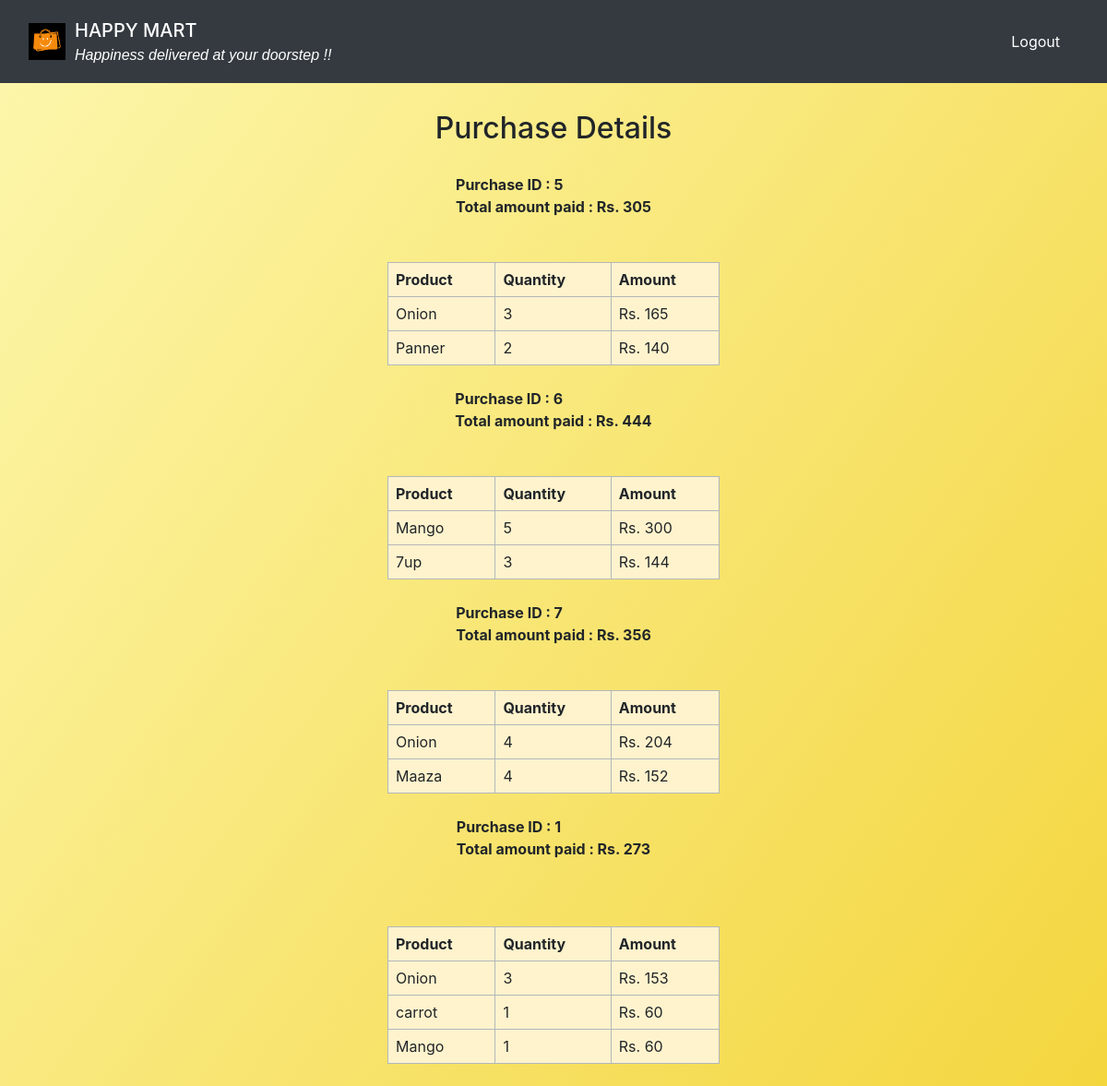
The app's page /profile/sri@123 with its own data.
### application/models.py (models this page shows, shortened)
class purchases(db.Model):
    __tablename__='purchases'
    id=db.Column(db.Integer,primary_key=True,autoincrement=True)
    purchase_id=db.Column(db.Integer,nullable=False)
    username=db.Column(db.String,db.ForeignKey('users.username'))
    product_id=db.Column(db.Integer,db.ForeignKey('products.product_id'))
    product_name=db.Column(db.String,db.ForeignKey('products.product_name'))
    section_id=db.Column(db.Integer,db.ForeignKey('sections.section_id'))
    price=db.Column(db.Integer,db.ForeignKey('products.price'))
    quantity=db.Column(db.Integer)
    amount=db.Column(db.Integer)

### application/controllers.py (the view)
@app.route('/profile/<username>')
def profile(username):
  u=db.session.query(purchases).filter(purchases.username == username).all()
  length=len(u)
  dict={}
  for i in u:
    if i.purchase_id in dict.keys():
      dict[i.purchase_id][1].append((i.product_name,i.quantity,i.price*i.quantity))
    else:
      dict[i.purchase_id]=[i.amount,[(i.product_name,i.quantity,i.price*i.quantity)]]
  return render_template('profile.html',username=username,purchase=dict,length=length)

### templates/profile.html (shortened to what this page needs)
<head>
    <link rel="stylesheet" href="style.css">
    <nav class="navbar navbar-dark bg-dark">
       <div class="container-fluid">
        <div class="logo-container">
          <div class="logo"><img src="../static/Happy Mart.png" alt="logo"></div>
      <span class="navbar-brand mb-0 h1">HAPPY MART <br>
          <div style="font-size: 16px; font-family: Arial, sans-serif;"><em>Happiness delivered at your doorstep !! </em></div></span>
      </div>
       <div class="m">
      <button class="navbar-button button-container"  onclick="window.location.href='/';">Logout</button>
    </div>
 </div>
   </nav>
<link rel="stylesheet" href="https://cdn.jsdelivr.net/npm/bootstrap@4.3.1/dist/css/bootstrap.min.css">
</head>
{%extends "index.html"%}
{%block content%}
</head>
<body >
<h2 style=" margin: 30px ; text-align: center;">Purchase Details</h2>
<div style="text-align: center;">
{% if length!=0 %}
{% for key in purchase %}
<div class="textalign">
<b>Purchase ID : {{key}}   <br>   Total amount paid : Rs. {{purchase[key][0]}}</b></div>
<div id="table-container">
    <table id="dynamic-table" class="table-secondary">
      <thead>
        <tr>
          <th>Product</th>
          <th>Quantity</th>
          <th>Amount</th>
        </tr>
    </thead>
    <tbody>
<div>
{% for j in purchase[key][1] %}
<tr>
<td>{{j[0]}}</td>
<td>{{j[1]}}</td>
<td>Rs. {{j[2]}}</td>
</tr>
</div>
<br>
{% endfor %}
</div>
<br>
{% endfor %}
{% else %}
<h4>No Purchase made yet :(</h4>
</div>
{% endif %}
{%endblock content%}

### templates/index.html (shortened to what this page needs)
<!DOCTYPE html>
<html>
<head>
</head>
<body>
    {%block content%}
    {%endblock%}
</body>
   </html>

### templates/style.css (style rules this page uses)
.navbar { height: 90px; }
.m { margin-left: auto; }

### templates/profile.html (style rules this page uses)
.logo-container { display: flex; align-items: center; }
.logo img { width: 40px; height: 40px; margin-right: 10px; }
.navbar-button { padding: 10px 20px; background-color: #343a40; color: #fff; border: none; cursor: pointer; }
#dynamic-table { width: 30%; margin: 0 auto; background-color: #fff3cd; }
table { border-collapse: collapse; width: 100%; }
th, td { border: 1px solid black; padding: 8px; text-align: left; }
thead { margin-bottom: 10px; }
body { width: 100%; min-height: 100vh; align-items: center; justify-content: center; background: linear-gradient(126deg, #fcf598c9 0%, hsl(50, 89%, 60%) 100%); }
.textalign { display: inline-block; text-align: left; }

### templates/index.html (style rules this page uses)
.logo-container { display: flex; align-items: center; color: #eee; }
.logo img { width: 40px; height: 40px; margin-right: 10px; }
.navbar { height: 90px; }
.m { margin-left: auto; display: inline-block; }

### records on screen
purchases: amount "305", product_name "Onion", quantity "3", j "165"
purchases: product_name "Panner", j "2", j "140"
purchases: amount "444", product_name "Mango", quantity "5", j "300"
purchases: product_name "7up", j "3", j "144"
purchases: amount "356", product_name "Onion", quantity "4", j "204"
purchases: product_name "Maaza", quantity "4", j "152"
purchases: amount "273", product_name "Onion", quantity "3", j "153"
purchases: product_name "carrot", purchase "1", price "60"
purchases: product_name "Mango", purchase "1", price "60"

### other values on screen
{{ key }} "5" "6" "7" "1"
